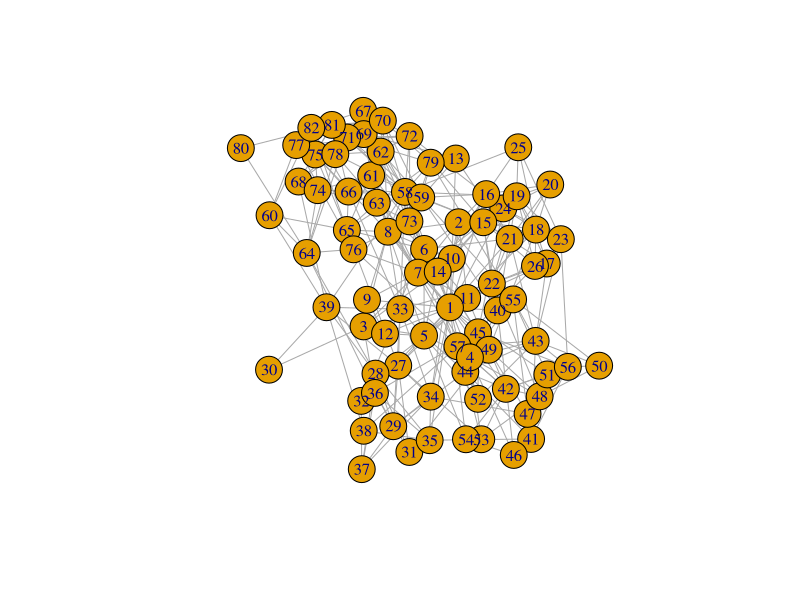
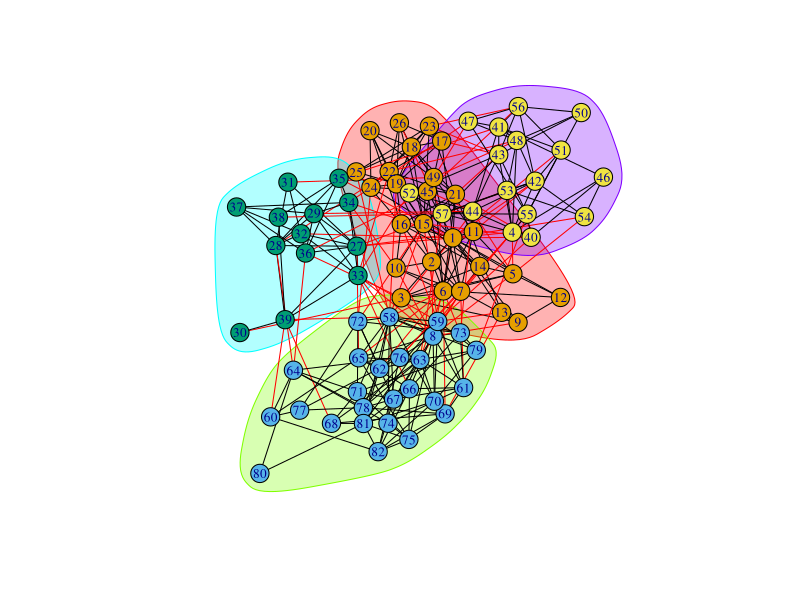
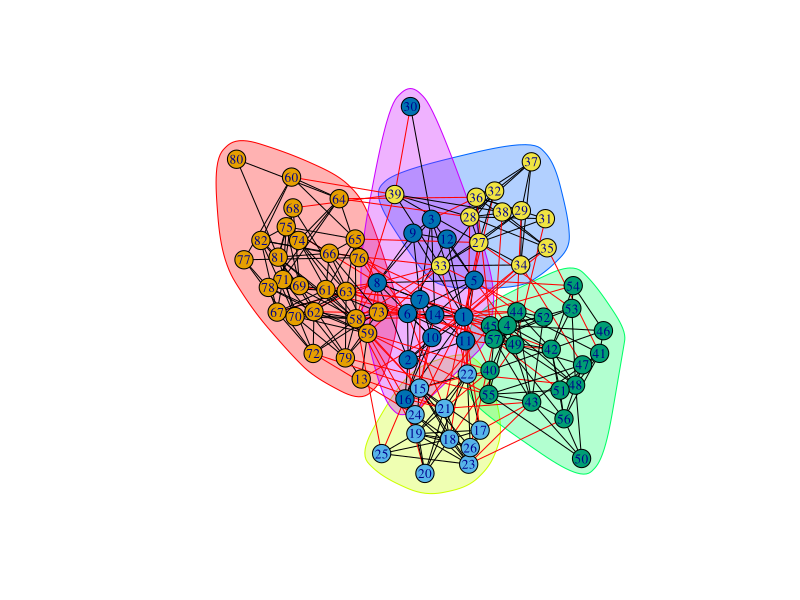
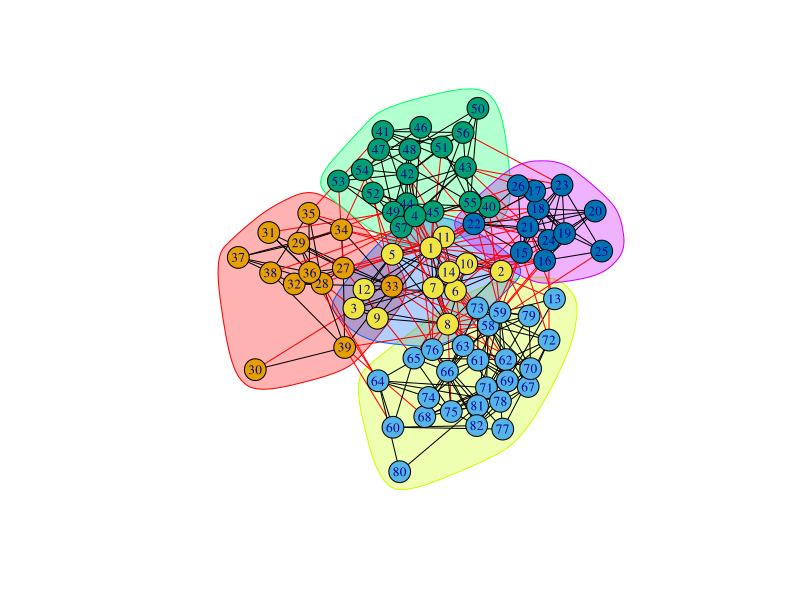

Write the R code that produced these figures, in order.
############# GRAPH
?igraph

dataFrame = read.csv("main_network.csv")

net<-igraph::graph.data.frame(dataFrame, directed = F)

print(net)

net2 <- igraph::simplify(net)

print(net2)

jpeg("main_network.jpeg")

plot(net2)

dev.off()

igraph::V(net2)
igraph::E(net2)

###### EDGE BETWEENNESS:

edgeBetweeness <- igraph::cluster_edge_betweenness(net2)

jpeg("edge_betweenness_main_network.jpeg")

plot(
  edgeBetweeness, 
  net2, 
  vertex.size=10,
  vertex.label.cex=0.8
)

dev.off()

edgeBetweeness_sizes <- igraph::sizes(edgeBetweeness)
print(edgeBetweeness_sizes)

vertices <- edgeBetweeness[1:length(edgeBetweeness)]
print(vertices)

numberOfCommunities <- length(edgeBetweeness_sizes)
print(numberOfCommunities)

edgeBetweeness_modularity <- igraph::modularity(edgeBetweeness)
print(edgeBetweeness_modularity)

###### FAST GREEDY:

fast_greedy <- igraph::fastgreedy.community(net2)

jpeg("fast_greedy_main_network.jpeg")

plot(
  fast_greedy,
  net2,
  vertex.size=10,
  vertex.label.cex=0.8
)

dev.off()

fast_greedy_sizes <- igraph::sizes(fast_greedy)
fast_greedy_number_of_communities <- length(fast_greedy_sizes)
fast_greedy_modularity <- igraph::modularity(fast_greedy)

print(fast_greedy_sizes)
print(fast_greedy_number_of_communities)
print(fast_greedy_modularity)

#### WALKTRAP

walktrap <- igraph::cluster_walktrap(net2)

jpeg("walktrap_main_network.jpeg")

plot(
  walktrap,
  net2,
  vertex.size=12,
  vertex.label.cex=0.8
)

dev.off()

walktrap_sizes <- igraph::sizes(walktrap)
walktrap_number_of_communities <- length(walktrap_sizes)
walktrap_modularity <- igraph::modularity(walktrap)

print(walktrap_sizes)
print(walktrap_number_of_communities)
print(walktrap_modularity)

degree_result <- igraph::degree(net2)
closeness_result <- igraph::closeness(net2)
betweeness_result <- igraph::betweenness(net2)

print(degree_result)
print(closeness_result)
print(betweeness_result)

